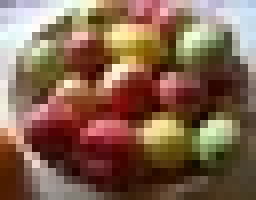
%> input picture apples/Apples_by_kightp_Pat_Knight_flickr.jpg, 32 x 25 px, shrunk from 500 x 397 before the run (shown 8 times larger)
$ octave --eval "result = MainCode;"   (GNU Octave 9; MATLAB toolbox functions it lacks are replaced by stand-ins)
%> lines starting %> are read from the running program, lines starting %| are printed output that depends on the picture; in (x1, y1, x2, y2) boxes, pixels count from 0 and x2, y2 are one past the last pixel; in counts of white or black regions, pixels touching at a corner belong together; the program's own positions count from 1
### code/Part II/ImagePixels.m
function [curI, curImask] = ImagePixels(iImage)
%> called with iImage = 1

if( ~exist('apples', 'dir') || ~exist('testApples', 'dir') )
    display('Please change current directory to the parent folder of both apples/ and testApples/');
end

% Note that cells are accessed using curly-brackets {} instead of parentheses ().
Iapples = cell(6,1);
Iapples{1} = '../../apples/Apples_by_kightp_Pat_Knight_flickr.jpg';
Iapples{2} = '../../apples/ApplesAndPears_by_srqpix_ClydeRobinson.jpg';
Iapples{3} = '../../apples/bobbing-for-apples.jpg';
Iapples{4} = '../../apples/Bbr98ad4z0A-ctgXo3gdwu8-original.jpg';
Iapples{5} = '../../apples/test_image_1.jpg';
Iapples{6} = '../../apples/test_image_2.jpg';


IapplesMasks = cell(6,1);
IapplesMasks{1} = '../../apple_mask/Apples_by_kightp_Pat_Knight_flickr.png';
IapplesMasks{2} = '../../apple_mask/ApplesAndPears_by_srqpix_ClydeRobinson.png';
IapplesMasks{3} = '../../apple_mask/bobbing-for-apples.png';
IapplesMasks{4} = '../../apple_mask/Bbr98ad4z0A-ctgXo3gdwu8-original.png';
IapplesMasks{5} = '../../apple_mask/test_image_1.png';
IapplesMasks{6} = '../../apple_mask/test_image_2.png';

% iImage = 1; % Could use this index to loop.

%Code for the normalizing with RGB components
%curI = normalization(double(imread(  Iapples{iImage}   )) );

curI = double(imread(  Iapples{iImage}   ))/255;

% curI is now a double-precision 3D matrix of size (width x height x 3).
% Each of the 3 color channels is now in the range [0.0, 1.0].
figure;
imagesc(curI)
curImask = imread(  IapplesMasks{iImage}   );
%> curImask is the input picture: size 25x32x3 uint8; mean R, G, B 131.2, 100, 80.2
% These mask-images are often 3-channel, and contain grayscale values. We
% would prefer 1-channel and just binary:
curImask = curImask(:,:,2) > 128;  % Picked green-channel arbitrarily.
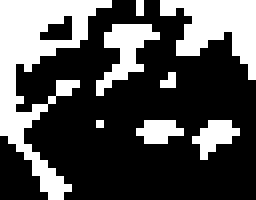
%> curImask: size 25x32 logical (shown 8 times larger); 32.2% white; 8 white regions (5 under 20 px), largest, box (x1, y1, x2, y2) and area: (0, 0, 14, 25) 127, (20, 0, 32, 10) 65, (12, 3, 20, 12) 31
figure;
imshow(curImask)

### code/Part II/RemoveRedundantPixels.m

function pixel = RemoveRedundantPixels(pixels)
pixel = [];
[row col depth] = size(pixels);
for (i= 1: row)
    for (j= 1:col)
        if (pixels(i,j,1)~=0 && pixels(i,j,2)~=0 && pixels(i,j,3)~=0)
            pixel = [pixel, [pixels(i,j,1);pixels(i,j,2);pixels(i,j,3)]];
        end;
    end;
end;

### code/Part II/fitMixGauss.m
function mixGaussEst = fitMixGauss(data,k);

[nDim nData ] = size(data);

%MAIN E-M ROUTINE
%there are nData data points, and there is a hidden variable associated
%with each.  If the hidden variable is 0 this indicates that the data was
%generated by the first Gaussian.  If the hidden variable is 1 then this
%indicates that the hidden variable was generated by the second Gaussian
%etc.

postHidden = zeros(k, nData);

%in the E-M algorithm, we calculate a complete posterior distribution over
%the (nData) hidden variables in the E-Step.  In the M-Step, we
%update the parameters of the Gaussians (mean, cov, w).

%we will initialize the values to random values
mixGaussEst.d = nDim;
mixGaussEst.k = k;
mixGaussEst.weight = (1/k)*ones(1,k);
mixGaussEst.mean = 2*randn(nDim,k);
for (cGauss =1:k)
    mixGaussEst.cov(:,:,cGauss) = (0.5+1.5*rand(1))*eye(nDim,nDim);
end;

%calculate current likelihood
%TO DO - fill in this routine
logLike = getMixGaussLogLike(data,mixGaussEst);
fprintf('Log Likelihood Iter 0 : %4.3f\n',logLike);

likelihood=[];
nIter = 20;
for (cIter = 1:nIter)
    %Expectation step

    for (cData = 1:nData)
        %TO DO (g): fill in column of 'hidden' - calculate posterior probability that
        %this data point came from each of the Gaussians
        %replace this:
        thisData = data(:,cData);
        Z=0;
        for (cGauss = 1:k)

            likelihood(cGauss,cData)= mixGaussEst.weight(cGauss) * calcGaussianProb(thisData,mixGaussEst.mean(:,cGauss),mixGaussEst.cov(:,:,cGauss));
            Z= Z+ likelihood(cGauss,cData);
        end;

        postHidden(:,cData) = likelihood(:,cData)/Z;
    end;


    %Maximization Step

    %for each constituent Gaussian
    for (cGauss = 1:k)
        %TO DO (h):  Update weighting parameters mixGauss.weight based on the total
        %posterior probability associated with each Gaussian. Replace this:
        mixGaussEst.weight(cGauss) = sum(postHidden(cGauss,:))/  sum(sum(postHidden));

        %TO DO (i):  Update mean parameters mixGauss.mean by weighted average
        %where weights are given by posterior probability associated with
        %Gaussian.  Replace this:
        %          mixGaussEast.mean(:,cGauss) = (postHidden(cGauss,:)*data')/sum( postHidden(cGauss,:));
        mixGaussEst.mean(:, cGauss) = sum((postHidden(cGauss,:).*data)') / sum(postHidden(cGauss,:));


        %TO DO (j):  Update covarance parameter based on weighted average of
        %square distance from update mean, where weights are given by
        %posterior probability associated with Gaussian
        %         mixGaussEst.cov(:,:,cGauss) =  postHidden(cGauss,:)*((data - mixGaussEst.mean(:,cGauss)).^2)'/sum(postHidden(cGauss,:));
        G = zeros(nDim);
        for i=1:nData
            G = G+ (postHidden(cGauss,i).*(data(:,i) - mixGaussEst.mean(:,cGauss))*(data(:,i) - mixGaussEst.mean(:,cGauss))');
        end;
        mixGaussEst.cov(:,:,cGauss) = G/sum(postHidden(cGauss,:));

    end;


    %calculate the log likelihood
    logLike = getMixGaussLogLike(data,mixGaussEst);
    fprintf('Log Likelihood Iter %d : %4.3f\n',cIter,logLike);

end;


%==========================================================================
%==========================================================================

%the goal of this routine is to calculate the log likelihood for the whole
%data set under a mixture of Gaussians model. We calculate the log as the
%likelihood will probably be a very small number that Matlab may not be
%able to represent.
function logLike = getMixGaussLogLike(data,mixGaussEst);

%find total number of data items
nData = size(data,2);
%initialize log likelihoods
logLike = 0;
likelihood=[];
%run through each data item
for(cData = 1:nData)
    thisData = data(:,cData);
    %TO DO (e) - calculate likelihood of this data point under mixture of
    %Gaussians model. Replace this
    Z=0;
    for (cGauss= 1:mixGaussEst.k)
        likelihood(cGauss,cData)= mixGaussEst.weight(cGauss) * calcGaussianProb(thisData,mixGaussEst.mean(:,cGauss),mixGaussEst.cov(:,:,cGauss));
        Z= Z + likelihood(cGauss,cData);
    end;

    %add to total log like
    logLike = logLike+log(Z);
end;

### code/Part II/calcPosteriorApple.m
function posteriorApple=  calcPosteriorApple(mixGaussEst1, curI, mixGaussEst2)
%let's define priors for whether the pixel is Apple or non Apple
priorApple = 0.3;
priorNonApple = 0.7;


[imY imX imZ] = size(curI);

posteriorSkin = zeros(imY,imX);
for (cY = 1:imY);
    fprintf('Processing Row %d\n',cY);
    for (cX = 1:imX);
        %extract this pixel data
        thisPixelData = squeeze(double(curI(cY,cX,:)));
        %calculate likelihood of this data given skin model
        %TO DO - fill in this routine (below)
        likeApple = mixGaussEst1.weight(1)*calcGaussianProb(thisPixelData,mixGaussEst1.mean(:,1),mixGaussEst1.cov(:,:,1))+ mixGaussEst1.weight(2)*calcGaussianProb(thisPixelData,mixGaussEst1.mean(:,2),mixGaussEst1.cov(:,:,2)) + mixGaussEst1.weight(3)*calcGaussianProb(thisPixelData,mixGaussEst1.mean(:,3),mixGaussEst1.cov(:,:,3));
        %calculate likelihood of this data given non skin model
        likeNonApple=mixGaussEst2.weight(1)*calcGaussianProb(thisPixelData,mixGaussEst2.mean(:,1),mixGaussEst2.cov(:,:,1))+ mixGaussEst2.weight(2)*calcGaussianProb(thisPixelData,mixGaussEst2.mean(:,2),mixGaussEst2.cov(:,:,2)) + mixGaussEst2.weight(3)*calcGaussianProb(thisPixelData,mixGaussEst2.mean(:,3),mixGaussEst2.cov(:,:,3));
        %TO DO (c):  calculate posterior probability from likelihoods and
        %priors using BAYES rule. Replace this:
        posteriorApple(cY,cX) = (likeApple* priorApple)/((likeApple* priorApple)+(likeNonApple* priorNonApple));
    end;
end;
%draw  posterior
clims = [0, 1];
figure;
imagesc(posteriorApple, clims); colormap(gray); axis off; axis image;

### code/Part II/MainCode.m
function a = MainCode

%This code is for training the model with Mixture of Gaussian
% and testing at the bottom part of the code

clear all;
close all;

% Extracting Apple Plixels and Non Apples Pixels
[cur1,curImask1]= ImagePixels(1);

ApplePixels= cur1 .* curImask1;
NonApplePixels = cur1 .* ~curImask1;
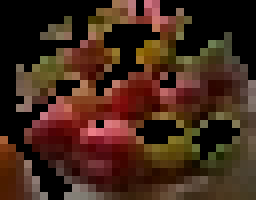
%> NonApplePixels: size 25x32x3 double (shown 8 times larger); mean R, G, B 0.26, 0.154, 0.1
figure;
imagesc( NonApplePixels)

AppleData = RemoveRedundantPixels(ApplePixels);
%> after the loop in RemoveRedundantPixels, `for (i= 1: row)`: pixel = 258 columns, first 8: [0.545 0.6 0.761 0.729 0.741 0.816 0.867 0.886; 0.537 0.592 0.749 0.718 0.733 0.824 0.894 0.925; 0.62 0.678 0.863 0.824 0.82 0.875 0.925 0.922]
%> AppleData has the same summary as pixel in RemoveRedundantPixels
NonAppleData= RemoveRedundantPixels(NonApplePixels);
%> NonAppleData = 493 columns, first 8: [0.627 0.62 0.718 0.82 0.706 0.478 0.529 0.49; 0.463 0.431 0.482 0.459 0.361 0.373 0.384 0.345; 0.314 0.345 0.49 0.518 0.416 0.188 0.208 0.18]

nGaussEst=3;
mixGaussEst1 = fitMixGauss(AppleData,nGaussEst);
%> the loop in getMixGaussLogLike, `for(cData = 1:nData)` made 258 passes
%> (thisData, logLike) on passes 1 to 3: ([0.545; 0.537; 0.62], -4.43), ([0.6; 0.592; 0.678], -8.87), ([0.761; 0.749; 0.863], -13.33)
%> after the loop in getMixGaussLogLike, `for(cData = 1:nData)`: likelihood = 258 columns, first 8: [0.000296 0.000264 0.000181 0.000196 0.000194 0.000167 0.000148 0.000145; 0.00789 0.00829 0.00929 0.00912 0.00917 0.00954 0.00976 0.00982; 0.00373 0.00326 0.00211 0.00231 0.00224 0.0018 0.00151 0.00142]; logLike = -1158.4
%| Log Likelihood Iter 0 : -1158.362
%> the loop in fitMixGauss, `for (cIter = 1:nIter)` made 20 passes
%> logLike on passes 1 to 12: 607.9, 609.3, 612.5, 619.8, 632.6, 647.5, 658.5, 664.1, 667.5, 670.2, 672.3, 674.3
%| Log Likelihood Iter 1 : 607.852
%| Log Likelihood Iter 2 : 609.339
%| Log Likelihood Iter 3 : 612.476
%| Log Likelihood Iter 4 : 619.819
%| Log Likelihood Iter 5 : 632.627
%| Log Likelihood Iter 6 : 647.467
%| Log Likelihood Iter 7 : 658.518
%| Log Likelihood Iter 8 : 664.076
%> (further printed lines are left out)
%> after the loop in fitMixGauss, `for (cIter = 1:nIter)`: likelihood = 258 columns, first 8: [1.07e-43 2.49e-41 9.53e-38 6.27e-38 3.33e-34 2.66e-26 7.5e-23 8.05e-19; 0.568 2.61 18.55 17.23 26.63 61.69 62.31 57.75; 0.4 0.409 0.0222 0.0604 0.104 0.0393 0.00564 0.00506]; mixGaussEst = {d 3, k 3, weight [0.0931 0.457 0.45]}; postHidden = 258 columns, first 8: [1.11e-43 8.25e-42 5.13e-39 3.63e-39 1.25e-35 4.3e-28 1.2e-24 1.39e-20; 0.587 0.865 0.999 0.997 0.996 0.999 1 1; 0.413 0.135 0.00119 0.00349 0.00388 0.000636 9.04e-05 8.75e-05]
%> mixGaussEst1 = {d 3, k 3, weight [0.0931 0.457 0.45]}
mixGaussEst2 = fitMixGauss(NonAppleData,nGaussEst);
%| Log Likelihood Iter 0 : -2062.853
%> the loop in fitMixGauss (call 2), `for (cIter = 1:nIter)` made 20 passes
%> logLike on passes 1 to 12: 1392, 1394.1, 1400.7, 1414, 1436.6, 1469.1, 1493.4, 1506.1, 1512, 1515.1, 1517.4, 1519.5
%| Log Likelihood Iter 1 : 1391.995
%| Log Likelihood Iter 2 : 1394.059
%| Log Likelihood Iter 3 : 1400.696
%| Log Likelihood Iter 4 : 1413.967
%| Log Likelihood Iter 5 : 1436.566
%| Log Likelihood Iter 6 : 1469.087
%| Log Likelihood Iter 7 : 1493.426
%| Log Likelihood Iter 8 : 1506.054
%> (further printed lines are left out)
%> mixGaussEst2 = {d 3, k 3, weight [0.347 0.524 0.129]}

%Load pre-saved train params
%load('data/image1train');

% posteriorApple =  calcPosteriorApple(mixGaussEst1, cur1, mixGaussEst2);


% for testing :
[cur4 curImask4]= ImagePixels(4);
%> call 2 of ImagePixels, with iImage = 4
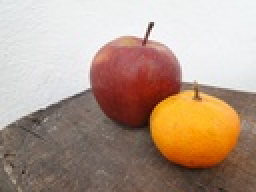
%> input picture apples/Bbr98ad4z0A-ctgXo3gdwu8-original.jpg, 128 x 96 px, shrunk from 2000 x 1500 before the run (shown 2 times larger)
%> in ImagePixels, curImask is the input picture: size 96x128x3 uint8; mean R, G, B 179.5, 154.8, 137.7
%> in ImagePixels (call 2), `curImask = curImask(:,:,2) > 128;`: curImask: size 96x128 logical; 51.4% white; 4 black regions (3 under 20 px), largest, box (x1, y1, x2, y2) and area: (0, 11, 128, 96) 5973
[cur5 curImask5]= ImagePixels(5);
%> call 3 of ImagePixels, with iImage = 5
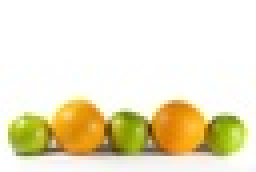
%> input picture apples/test_image_1.jpg, 64 x 43 px, shrunk from 1000 x 667 before the run (shown 4 times larger)
%> in ImagePixels, curImask is the input picture: size 43x64x3 uint8; mean R, G, B 238.1, 230.7, 201.8
%> in ImagePixels (call 3), `curImask = curImask(:,:,2) > 128;`: curImask: size 43x64 logical; 96% white; black in thin lines or dots, all inside (x1, y1, x2, y2) = (6, 26, 54, 39)
[cur6 curImask6]= ImagePixels(6);
%> call 4 of ImagePixels, with iImage = 6
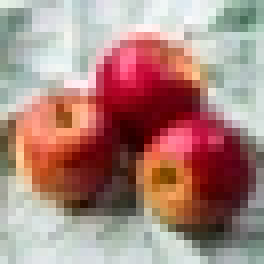
%> input picture apples/test_image_2.jpg, 33 x 33 px, shrunk from 512 x 512 before the run (shown 8 times larger)
%> in ImagePixels, curImask is the input picture: size 33x33x3 uint8; mean R, G, B 170.8, 133.4, 126.1
%> in ImagePixels (call 4), `curImask = curImask(:,:,2) > 128;`:
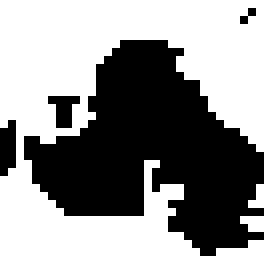
%> curImask: size 33x33 logical (shown 8 times larger); 56.9% white; 4 black regions (3 under 20 px), largest, box (x1, y1, x2, y2) and area: (3, 5, 33, 32) 445

posteriorAppleTest4 =  calcPosteriorApple(mixGaussEst1, cur4, mixGaussEst2);
%> after the loop in calcPosteriorApple, `for (cY = 1:imY);`:
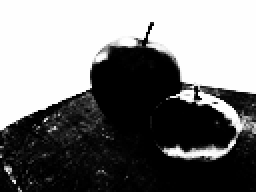
%> posteriorApple: size 96x128 double (shown 2 times larger); min 2.3e-10, max 1, mean 0.476
%> (the run ends here)
